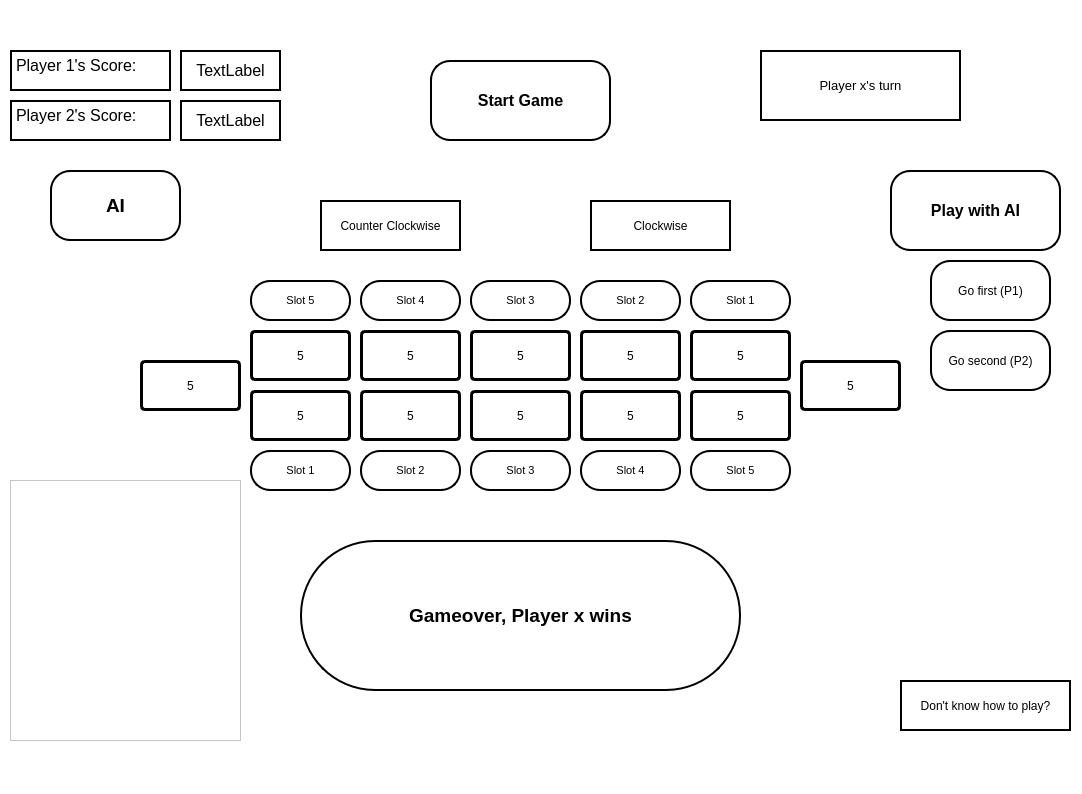
<?xml version="1.0" encoding="UTF-8"?>
<ui version="4.0">
 <class>MainWindow</class>
 <widget class="QMainWindow" name="MainWindow">
  <property name="geometry">
   <rect>
    <x>0</x>
    <y>0</y>
    <width>1082</width>
    <height>794</height>
   </rect>
  </property>
  <property name="windowTitle">
   <string>MainWindow</string>
  </property>
  <property name="autoFillBackground">
   <bool>false</bool>
  </property>
  <property name="styleSheet">
   <string notr="true">background-color: white</string>
  </property>
  <widget class="QWidget" name="centralwidget">
   <widget class="QPushButton" name="button0">
    <property name="geometry">
     <rect>
      <x>250</x>
      <y>450</y>
      <width>101</width>
      <height>41</height>
     </rect>
    </property>
    <property name="font">
     <font>
      <family>Arial</family>
      <pointsize>8</pointsize>
      <weight>50</weight>
      <bold>false</bold>
     </font>
    </property>
    <property name="styleSheet">
     <string notr="true">border-radius: 20; border: 2px solid black</string>
    </property>
    <property name="text">
     <string>Slot 1</string>
    </property>
   </widget>
   <widget class="QLabel" name="slot1">
    <property name="geometry">
     <rect>
      <x>360</x>
      <y>390</y>
      <width>101</width>
      <height>51</height>
     </rect>
    </property>
    <property name="autoFillBackground">
     <bool>false</bool>
    </property>
    <property name="styleSheet">
     <string notr="true">border-radius: 5; border: 3px solid black</string>
    </property>
    <property name="frameShape">
     <enum>QFrame::WinPanel</enum>
    </property>
    <property name="text">
     <string>5</string>
    </property>
    <property name="alignment">
     <set>Qt::AlignCenter</set>
    </property>
   </widget>
   <widget class="QLabel" name="slot9">
    <property name="geometry">
     <rect>
      <x>360</x>
      <y>330</y>
      <width>101</width>
      <height>51</height>
     </rect>
    </property>
    <property name="autoFillBackground">
     <bool>false</bool>
    </property>
    <property name="styleSheet">
     <string notr="true">border-radius: 5; border: 3px solid black</string>
    </property>
    <property name="frameShape">
     <enum>QFrame::WinPanel</enum>
    </property>
    <property name="text">
     <string>5</string>
    </property>
    <property name="alignment">
     <set>Qt::AlignCenter</set>
    </property>
   </widget>
   <widget class="QLabel" name="slot2">
    <property name="geometry">
     <rect>
      <x>470</x>
      <y>390</y>
      <width>101</width>
      <height>51</height>
     </rect>
    </property>
    <property name="autoFillBackground">
     <bool>false</bool>
    </property>
    <property name="styleSheet">
     <string notr="true">border-radius: 5; border: 3px solid black</string>
    </property>
    <property name="frameShape">
     <enum>QFrame::WinPanel</enum>
    </property>
    <property name="text">
     <string>5</string>
    </property>
    <property name="alignment">
     <set>Qt::AlignCenter</set>
    </property>
   </widget>
   <widget class="QLabel" name="slot8">
    <property name="geometry">
     <rect>
      <x>470</x>
      <y>330</y>
      <width>101</width>
      <height>51</height>
     </rect>
    </property>
    <property name="autoFillBackground">
     <bool>false</bool>
    </property>
    <property name="styleSheet">
     <string notr="true">border-radius: 5; border: 3px solid black</string>
    </property>
    <property name="frameShape">
     <enum>QFrame::WinPanel</enum>
    </property>
    <property name="text">
     <string>5</string>
    </property>
    <property name="alignment">
     <set>Qt::AlignCenter</set>
    </property>
   </widget>
   <widget class="QLabel" name="slot7">
    <property name="geometry">
     <rect>
      <x>580</x>
      <y>330</y>
      <width>101</width>
      <height>51</height>
     </rect>
    </property>
    <property name="autoFillBackground">
     <bool>false</bool>
    </property>
    <property name="styleSheet">
     <string notr="true">border-radius: 5; border: 3px solid black</string>
    </property>
    <property name="frameShape">
     <enum>QFrame::WinPanel</enum>
    </property>
    <property name="text">
     <string>5</string>
    </property>
    <property name="alignment">
     <set>Qt::AlignCenter</set>
    </property>
   </widget>
   <widget class="QLabel" name="slot3">
    <property name="geometry">
     <rect>
      <x>580</x>
      <y>390</y>
      <width>101</width>
      <height>51</height>
     </rect>
    </property>
    <property name="autoFillBackground">
     <bool>false</bool>
    </property>
    <property name="styleSheet">
     <string notr="true">border-radius: 5; border: 3px solid black</string>
    </property>
    <property name="frameShape">
     <enum>QFrame::WinPanel</enum>
    </property>
    <property name="text">
     <string>5</string>
    </property>
    <property name="alignment">
     <set>Qt::AlignCenter</set>
    </property>
   </widget>
   <widget class="QLabel" name="slot10">
    <property name="geometry">
     <rect>
      <x>250</x>
      <y>330</y>
      <width>101</width>
      <height>51</height>
     </rect>
    </property>
    <property name="autoFillBackground">
     <bool>false</bool>
    </property>
    <property name="styleSheet">
     <string notr="true">border-radius: 5; border: 3px solid black</string>
    </property>
    <property name="frameShape">
     <enum>QFrame::WinPanel</enum>
    </property>
    <property name="text">
     <string>5</string>
    </property>
    <property name="alignment">
     <set>Qt::AlignCenter</set>
    </property>
   </widget>
   <widget class="QLabel" name="slot0">
    <property name="geometry">
     <rect>
      <x>250</x>
      <y>390</y>
      <width>101</width>
      <height>51</height>
     </rect>
    </property>
    <property name="autoFillBackground">
     <bool>false</bool>
    </property>
    <property name="styleSheet">
     <string notr="true">border-radius: 5; border: 3px solid black</string>
    </property>
    <property name="frameShape">
     <enum>QFrame::WinPanel</enum>
    </property>
    <property name="text">
     <string>5</string>
    </property>
    <property name="alignment">
     <set>Qt::AlignCenter</set>
    </property>
   </widget>
   <widget class="QLabel" name="slot6">
    <property name="geometry">
     <rect>
      <x>690</x>
      <y>330</y>
      <width>101</width>
      <height>51</height>
     </rect>
    </property>
    <property name="autoFillBackground">
     <bool>false</bool>
    </property>
    <property name="styleSheet">
     <string notr="true">border-radius: 5; border: 3px solid black</string>
    </property>
    <property name="frameShape">
     <enum>QFrame::WinPanel</enum>
    </property>
    <property name="text">
     <string>5</string>
    </property>
    <property name="alignment">
     <set>Qt::AlignCenter</set>
    </property>
   </widget>
   <widget class="QLabel" name="slot4">
    <property name="geometry">
     <rect>
      <x>690</x>
      <y>390</y>
      <width>101</width>
      <height>51</height>
     </rect>
    </property>
    <property name="autoFillBackground">
     <bool>false</bool>
    </property>
    <property name="styleSheet">
     <string notr="true">border-radius: 5; border: 3px solid black</string>
    </property>
    <property name="frameShape">
     <enum>QFrame::WinPanel</enum>
    </property>
    <property name="text">
     <string>5</string>
    </property>
    <property name="alignment">
     <set>Qt::AlignCenter</set>
    </property>
   </widget>
   <widget class="QLabel" name="slot5">
    <property name="geometry">
     <rect>
      <x>800</x>
      <y>360</y>
      <width>101</width>
      <height>51</height>
     </rect>
    </property>
    <property name="autoFillBackground">
     <bool>false</bool>
    </property>
    <property name="styleSheet">
     <string notr="true">border-radius: 5; border: 3px solid black</string>
    </property>
    <property name="frameShape">
     <enum>QFrame::WinPanel</enum>
    </property>
    <property name="text">
     <string>5</string>
    </property>
    <property name="alignment">
     <set>Qt::AlignCenter</set>
    </property>
   </widget>
   <widget class="QLabel" name="slot11">
    <property name="geometry">
     <rect>
      <x>140</x>
      <y>360</y>
      <width>101</width>
      <height>51</height>
     </rect>
    </property>
    <property name="autoFillBackground">
     <bool>false</bool>
    </property>
    <property name="styleSheet">
     <string notr="true">border-radius: 5; border: 3px solid black</string>
    </property>
    <property name="frameShape">
     <enum>QFrame::WinPanel</enum>
    </property>
    <property name="text">
     <string>5</string>
    </property>
    <property name="alignment">
     <set>Qt::AlignCenter</set>
    </property>
   </widget>
   <widget class="QPushButton" name="button1">
    <property name="geometry">
     <rect>
      <x>360</x>
      <y>450</y>
      <width>101</width>
      <height>41</height>
     </rect>
    </property>
    <property name="font">
     <font>
      <family>Arial</family>
      <pointsize>8</pointsize>
      <weight>50</weight>
      <bold>false</bold>
     </font>
    </property>
    <property name="styleSheet">
     <string notr="true">border-radius: 20; border: 2px solid black</string>
    </property>
    <property name="text">
     <string>Slot 2</string>
    </property>
   </widget>
   <widget class="QPushButton" name="button2">
    <property name="geometry">
     <rect>
      <x>470</x>
      <y>450</y>
      <width>101</width>
      <height>41</height>
     </rect>
    </property>
    <property name="font">
     <font>
      <family>Arial</family>
      <pointsize>8</pointsize>
      <weight>50</weight>
      <bold>false</bold>
     </font>
    </property>
    <property name="styleSheet">
     <string notr="true">border-radius: 20; border: 2px solid black</string>
    </property>
    <property name="text">
     <string>Slot 3</string>
    </property>
   </widget>
   <widget class="QPushButton" name="button3">
    <property name="geometry">
     <rect>
      <x>580</x>
      <y>450</y>
      <width>101</width>
      <height>41</height>
     </rect>
    </property>
    <property name="font">
     <font>
      <family>Arial</family>
      <pointsize>8</pointsize>
      <weight>50</weight>
      <bold>false</bold>
     </font>
    </property>
    <property name="styleSheet">
     <string notr="true">border-radius: 20; border: 2px solid black</string>
    </property>
    <property name="text">
     <string>Slot 4</string>
    </property>
   </widget>
   <widget class="QPushButton" name="button4">
    <property name="geometry">
     <rect>
      <x>690</x>
      <y>450</y>
      <width>101</width>
      <height>41</height>
     </rect>
    </property>
    <property name="font">
     <font>
      <family>Arial</family>
      <pointsize>8</pointsize>
      <weight>50</weight>
      <bold>false</bold>
     </font>
    </property>
    <property name="styleSheet">
     <string notr="true">border-radius: 20; border: 2px solid black</string>
    </property>
    <property name="text">
     <string>Slot 5</string>
    </property>
   </widget>
   <widget class="QPushButton" name="button9">
    <property name="geometry">
     <rect>
      <x>360</x>
      <y>280</y>
      <width>101</width>
      <height>41</height>
     </rect>
    </property>
    <property name="font">
     <font>
      <family>Arial</family>
      <pointsize>8</pointsize>
      <weight>50</weight>
      <bold>false</bold>
     </font>
    </property>
    <property name="styleSheet">
     <string notr="true">border-radius: 20; border: 2px solid black</string>
    </property>
    <property name="text">
     <string>Slot 4</string>
    </property>
   </widget>
   <widget class="QPushButton" name="button8">
    <property name="geometry">
     <rect>
      <x>470</x>
      <y>280</y>
      <width>101</width>
      <height>41</height>
     </rect>
    </property>
    <property name="font">
     <font>
      <family>Arial</family>
      <pointsize>8</pointsize>
      <weight>50</weight>
      <bold>false</bold>
     </font>
    </property>
    <property name="styleSheet">
     <string notr="true">border-radius: 20; border: 2px solid black</string>
    </property>
    <property name="text">
     <string>Slot 3</string>
    </property>
   </widget>
   <widget class="QPushButton" name="button6">
    <property name="geometry">
     <rect>
      <x>690</x>
      <y>280</y>
      <width>101</width>
      <height>41</height>
     </rect>
    </property>
    <property name="font">
     <font>
      <family>Arial</family>
      <pointsize>8</pointsize>
      <weight>50</weight>
      <bold>false</bold>
     </font>
    </property>
    <property name="styleSheet">
     <string notr="true">border-radius: 20; border: 2px solid black</string>
    </property>
    <property name="text">
     <string>Slot 1</string>
    </property>
   </widget>
   <widget class="QPushButton" name="button7">
    <property name="geometry">
     <rect>
      <x>580</x>
      <y>280</y>
      <width>101</width>
      <height>41</height>
     </rect>
    </property>
    <property name="font">
     <font>
      <family>Arial</family>
      <pointsize>8</pointsize>
      <weight>50</weight>
      <bold>false</bold>
     </font>
    </property>
    <property name="styleSheet">
     <string notr="true">border-radius: 20; border: 2px solid black</string>
    </property>
    <property name="text">
     <string>Slot 2</string>
    </property>
   </widget>
   <widget class="QPushButton" name="button10">
    <property name="geometry">
     <rect>
      <x>250</x>
      <y>280</y>
      <width>101</width>
      <height>41</height>
     </rect>
    </property>
    <property name="font">
     <font>
      <family>Arial</family>
      <pointsize>8</pointsize>
      <weight>50</weight>
      <bold>false</bold>
     </font>
    </property>
    <property name="styleSheet">
     <string notr="true">border-radius: 20; border: 2px solid black</string>
    </property>
    <property name="text">
     <string>Slot 5</string>
    </property>
   </widget>
   <widget class="QPushButton" name="start_game">
    <property name="geometry">
     <rect>
      <x>430</x>
      <y>60</y>
      <width>181</width>
      <height>81</height>
     </rect>
    </property>
    <property name="font">
     <font>
      <pointsize>12</pointsize>
      <weight>75</weight>
      <bold>true</bold>
     </font>
    </property>
    <property name="styleSheet">
     <string notr="true">border-radius: 20; border: 2px solid black</string>
    </property>
    <property name="text">
     <string>Start Game</string>
    </property>
   </widget>
   <widget class="QPushButton" name="c_clockwise">
    <property name="geometry">
     <rect>
      <x>320</x>
      <y>200</y>
      <width>141</width>
      <height>51</height>
     </rect>
    </property>
    <property name="styleSheet">
     <string notr="true">border: 2px solid black</string>
    </property>
    <property name="text">
     <string>Counter Clockwise</string>
    </property>
   </widget>
   <widget class="QPushButton" name="clockwise">
    <property name="geometry">
     <rect>
      <x>590</x>
      <y>200</y>
      <width>141</width>
      <height>51</height>
     </rect>
    </property>
    <property name="styleSheet">
     <string notr="true">border: 2px solid black</string>
    </property>
    <property name="text">
     <string>Clockwise</string>
    </property>
   </widget>
   <widget class="QLabel" name="score_label">
    <property name="geometry">
     <rect>
      <x>10</x>
      <y>50</y>
      <width>161</width>
      <height>41</height>
     </rect>
    </property>
    <property name="font">
     <font>
      <pointsize>12</pointsize>
     </font>
    </property>
    <property name="autoFillBackground">
     <bool>false</bool>
    </property>
    <property name="styleSheet">
     <string notr="true">border-radius: 60; border: 2px solid black</string>
    </property>
    <property name="frameShape">
     <enum>QFrame::Box</enum>
    </property>
    <property name="text">
     <string>Player 1's Score:</string>
    </property>
    <property name="alignment">
     <set>Qt::AlignLeading|Qt::AlignLeft|Qt::AlignTop</set>
    </property>
   </widget>
   <widget class="QLabel" name="score_label_2">
    <property name="geometry">
     <rect>
      <x>10</x>
      <y>100</y>
      <width>161</width>
      <height>41</height>
     </rect>
    </property>
    <property name="font">
     <font>
      <pointsize>12</pointsize>
     </font>
    </property>
    <property name="autoFillBackground">
     <bool>false</bool>
    </property>
    <property name="styleSheet">
     <string notr="true">border-radius: 60; border: 2px solid black</string>
    </property>
    <property name="frameShape">
     <enum>QFrame::Box</enum>
    </property>
    <property name="text">
     <string>Player 2's Score:</string>
    </property>
    <property name="alignment">
     <set>Qt::AlignLeading|Qt::AlignLeft|Qt::AlignTop</set>
    </property>
   </widget>
   <widget class="QLabel" name="p1_score">
    <property name="geometry">
     <rect>
      <x>180</x>
      <y>50</y>
      <width>101</width>
      <height>41</height>
     </rect>
    </property>
    <property name="font">
     <font>
      <pointsize>12</pointsize>
     </font>
    </property>
    <property name="autoFillBackground">
     <bool>false</bool>
    </property>
    <property name="styleSheet">
     <string notr="true">border-radius: 60; border: 2px solid black</string>
    </property>
    <property name="frameShape">
     <enum>QFrame::Box</enum>
    </property>
    <property name="frameShadow">
     <enum>QFrame::Plain</enum>
    </property>
    <property name="text">
     <string>TextLabel</string>
    </property>
    <property name="alignment">
     <set>Qt::AlignCenter</set>
    </property>
   </widget>
   <widget class="QLabel" name="p2_score">
    <property name="geometry">
     <rect>
      <x>180</x>
      <y>100</y>
      <width>101</width>
      <height>41</height>
     </rect>
    </property>
    <property name="font">
     <font>
      <pointsize>12</pointsize>
     </font>
    </property>
    <property name="autoFillBackground">
     <bool>false</bool>
    </property>
    <property name="styleSheet">
     <string notr="true">border-radius: 60; border: 2px solid black</string>
    </property>
    <property name="frameShape">
     <enum>QFrame::Box</enum>
    </property>
    <property name="frameShadow">
     <enum>QFrame::Plain</enum>
    </property>
    <property name="text">
     <string>TextLabel</string>
    </property>
    <property name="alignment">
     <set>Qt::AlignCenter</set>
    </property>
   </widget>
   <widget class="QLabel" name="gameover">
    <property name="geometry">
     <rect>
      <x>300</x>
      <y>540</y>
      <width>441</width>
      <height>151</height>
     </rect>
    </property>
    <property name="font">
     <font>
      <pointsize>14</pointsize>
      <weight>75</weight>
      <bold>true</bold>
     </font>
    </property>
    <property name="autoFillBackground">
     <bool>false</bool>
    </property>
    <property name="styleSheet">
     <string notr="true">border-radius: 75; border: 2px solid black</string>
    </property>
    <property name="frameShape">
     <enum>QFrame::Box</enum>
    </property>
    <property name="text">
     <string>Gameover, Player x wins</string>
    </property>
    <property name="alignment">
     <set>Qt::AlignCenter</set>
    </property>
   </widget>
   <widget class="QLabel" name="turn_label">
    <property name="geometry">
     <rect>
      <x>760</x>
      <y>50</y>
      <width>201</width>
      <height>71</height>
     </rect>
    </property>
    <property name="font">
     <font>
      <pointsize>10</pointsize>
     </font>
    </property>
    <property name="autoFillBackground">
     <bool>false</bool>
    </property>
    <property name="styleSheet">
     <string notr="true">border: 2px solid black</string>
    </property>
    <property name="frameShape">
     <enum>QFrame::Box</enum>
    </property>
    <property name="text">
     <string>Player x's turn</string>
    </property>
    <property name="alignment">
     <set>Qt::AlignCenter</set>
    </property>
   </widget>
   <widget class="QPushButton" name="AI_button">
    <property name="geometry">
     <rect>
      <x>50</x>
      <y>170</y>
      <width>131</width>
      <height>71</height>
     </rect>
    </property>
    <property name="font">
     <font>
      <pointsize>14</pointsize>
      <weight>75</weight>
      <bold>true</bold>
     </font>
    </property>
    <property name="styleSheet">
     <string notr="true">border-radius: 20; border: 2px solid black</string>
    </property>
    <property name="text">
     <string>AI</string>
    </property>
   </widget>
   <widget class="QPushButton" name="play_with_AI">
    <property name="geometry">
     <rect>
      <x>890</x>
      <y>170</y>
      <width>171</width>
      <height>81</height>
     </rect>
    </property>
    <property name="palette">
     <palette>
      <active>
       <colorrole role="Button">
        <brush brushstyle="SolidPattern">
         <color alpha="255">
          <red>255</red>
          <green>255</green>
          <blue>255</blue>
         </color>
        </brush>
       </colorrole>
       <colorrole role="Base">
        <brush brushstyle="SolidPattern">
         <color alpha="255">
          <red>255</red>
          <green>255</green>
          <blue>255</blue>
         </color>
        </brush>
       </colorrole>
       <colorrole role="Window">
        <brush brushstyle="SolidPattern">
         <color alpha="255">
          <red>255</red>
          <green>255</green>
          <blue>255</blue>
         </color>
        </brush>
       </colorrole>
      </active>
      <inactive>
       <colorrole role="Button">
        <brush brushstyle="SolidPattern">
         <color alpha="255">
          <red>255</red>
          <green>255</green>
          <blue>255</blue>
         </color>
        </brush>
       </colorrole>
       <colorrole role="Base">
        <brush brushstyle="SolidPattern">
         <color alpha="255">
          <red>255</red>
          <green>255</green>
          <blue>255</blue>
         </color>
        </brush>
       </colorrole>
       <colorrole role="Window">
        <brush brushstyle="SolidPattern">
         <color alpha="255">
          <red>255</red>
          <green>255</green>
          <blue>255</blue>
         </color>
        </brush>
       </colorrole>
      </inactive>
      <disabled>
       <colorrole role="Button">
        <brush brushstyle="SolidPattern">
         <color alpha="255">
          <red>255</red>
          <green>255</green>
          <blue>255</blue>
         </color>
        </brush>
       </colorrole>
       <colorrole role="Base">
        <brush brushstyle="SolidPattern">
         <color alpha="255">
          <red>255</red>
          <green>255</green>
          <blue>255</blue>
         </color>
        </brush>
       </colorrole>
       <colorrole role="Window">
        <brush brushstyle="SolidPattern">
         <color alpha="255">
          <red>255</red>
          <green>255</green>
          <blue>255</blue>
         </color>
        </brush>
       </colorrole>
      </disabled>
     </palette>
    </property>
    <property name="font">
     <font>
      <pointsize>12</pointsize>
      <weight>75</weight>
      <bold>true</bold>
     </font>
    </property>
    <property name="autoFillBackground">
     <bool>false</bool>
    </property>
    <property name="styleSheet">
     <string notr="true">border-radius: 20; border: 2px solid black</string>
    </property>
    <property name="text">
     <string>Play with AI</string>
    </property>
   </widget>
   <widget class="QPlainTextEdit" name="log_box">
    <property name="geometry">
     <rect>
      <x>10</x>
      <y>480</y>
      <width>231</width>
      <height>261</height>
     </rect>
    </property>
    <property name="font">
     <font>
      <family>Arial</family>
      <pointsize>9</pointsize>
     </font>
    </property>
    <property name="styleSheet">
     <string notr="true"/>
    </property>
   </widget>
   <widget class="QPushButton" name="go_first">
    <property name="geometry">
     <rect>
      <x>930</x>
      <y>260</y>
      <width>121</width>
      <height>61</height>
     </rect>
    </property>
    <property name="styleSheet">
     <string notr="true">border-radius: 20; border: 2px solid black</string>
    </property>
    <property name="text">
     <string>Go first (P1)</string>
    </property>
   </widget>
   <widget class="QPushButton" name="go_second">
    <property name="geometry">
     <rect>
      <x>930</x>
      <y>330</y>
      <width>121</width>
      <height>61</height>
     </rect>
    </property>
    <property name="styleSheet">
     <string notr="true">border-radius: 20; border: 2px solid black</string>
    </property>
    <property name="text">
     <string>Go second (P2)</string>
    </property>
   </widget>
   <widget class="QPushButton" name="how_to_play">
    <property name="geometry">
     <rect>
      <x>900</x>
      <y>680</y>
      <width>171</width>
      <height>51</height>
     </rect>
    </property>
    <property name="styleSheet">
     <string notr="true">border-radius: 70; border: 2px solid black</string>
    </property>
    <property name="text">
     <string>Don't know how to play?</string>
    </property>
   </widget>
  </widget>
  <widget class="QMenuBar" name="menubar">
   <property name="geometry">
    <rect>
     <x>0</x>
     <y>0</y>
     <width>1082</width>
     <height>26</height>
    </rect>
   </property>
  </widget>
  <widget class="QStatusBar" name="statusbar"/>
 </widget>
 <resources/>
 <connections/>
</ui>
